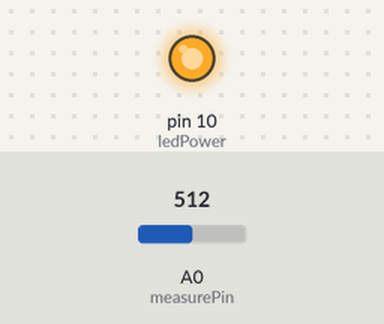
The sketch below on a simulated Arduino Uno, built with avr-gcc and run on an emulated ATmega328P. Parts: output pins drawn as LEDs (lit = HIGH). Inputs (shaded band) come from the test bench; at power-on: A0 (measurePin) = 512. What the sketch prints to the serial monitor is not drawn.

Above: at 0.1 s.
Timing chart, 0 to 1.6 s (numbered marks = the images above):
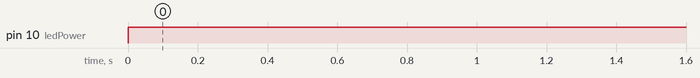

The sketch:

dust.ino
```cpp
/* copied from here
https://github.com/Trefex/arduino-airquality/tree/master/Module_Dust-Sensor
 */

#define measurePin   A0          // Dust sensor voltage output
#define ledPower     10          // dust sensor pwm led pin

const int samplingTime = 280;     //** follows http://www.howmuchsnow.com/arduino/airquality/
const int sleepTime = 9680;       //**
byte deltaTime      = 40;         //**

float voMeasured =  0;
float calcVoltage = 0;
float dustDensity = 0;

void setup(){

  Serial.begin(9600);
  pinMode(ledPower,OUTPUT);

}


void loop(){

  digitalWrite(ledPower,LOW);           // LED ON
  delayMicroseconds(samplingTime);

  voMeasured = analogRead(measurePin);  // ADC value

  delayMicroseconds(deltaTime);
  digitalWrite(ledPower,HIGH);          // LED ON
  delayMicroseconds(sleepTime);

  // 0 - 5.0V mapped to 0 - 1023 integer values
  calcVoltage = voMeasured * (5.0 / 1024);

  // linear eqaution taken from http://www.howmuchsnow.com/arduino/airquality/
  // Chris Nafis (c) 2012
  dustDensity = (0.17 * calcVoltage - 0.1)*1000;

  Serial.print(F("Raw Signal Value (0-1023): ")); Serial.print(voMeasured);
  Serial.print(F(" - Voltage: ")); Serial.print(calcVoltage);
  Serial.print(F(" - Dust Density [ug/m3]: ")); Serial.println(dustDensity);

  delay(1000);
}
```

Measured:
- by itself, pin 10 (ledPower): LOW → HIGH at 0.00 s
